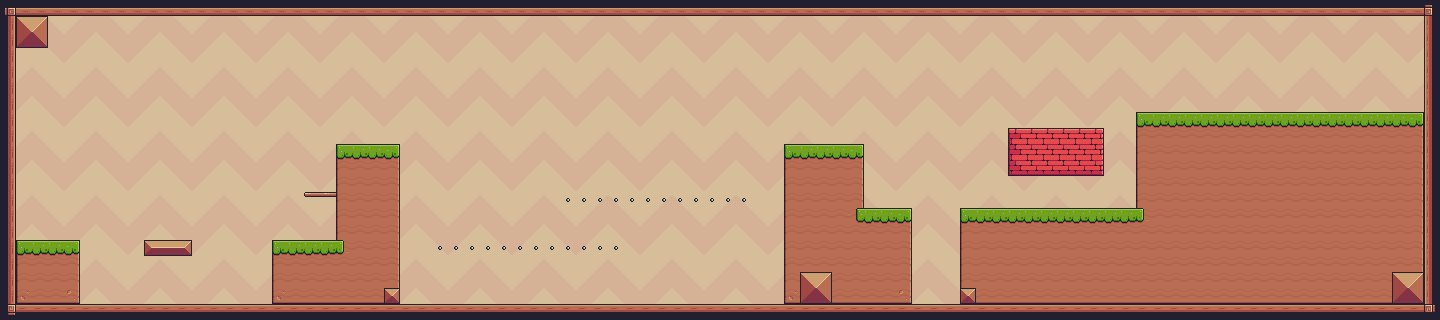

This is a level from a 2D game, rendered from its Tiled map with the project's own tilesets. A one-line summary and the map file follow, with tile-layer data summarised:
An orthogonal 90x20 tile map with 16x16 px tiles, 3 tile layers (bg1, bg2, main).

<map version="1.2" tiledversion="1.2.5" orientation="orthogonal" renderorder="right-down" width="90" height="20" tilewidth="16" tileheight="16" infinite="0" nextlayerid="7" nextobjectid="1">
 <tileset firstgid="1" source="../tileds/tileds.tsx" />
 <layer id="4" name="bg1" width="90" height="20">
  <data>[1800 cells, 1800 non-empty, 16 distinct tile ids]</data>
 </layer>
 <layer id="5" name="bg2" width="90" height="20">
  <data>[1800 cells, 360 non-empty, 16 distinct tile ids]</data>
 </layer>
 <layer id="6" name="main" width="90" height="20">
  <data>[1800 cells, 689 non-empty, 39 distinct tile ids]</data>
 </layer>
</map>